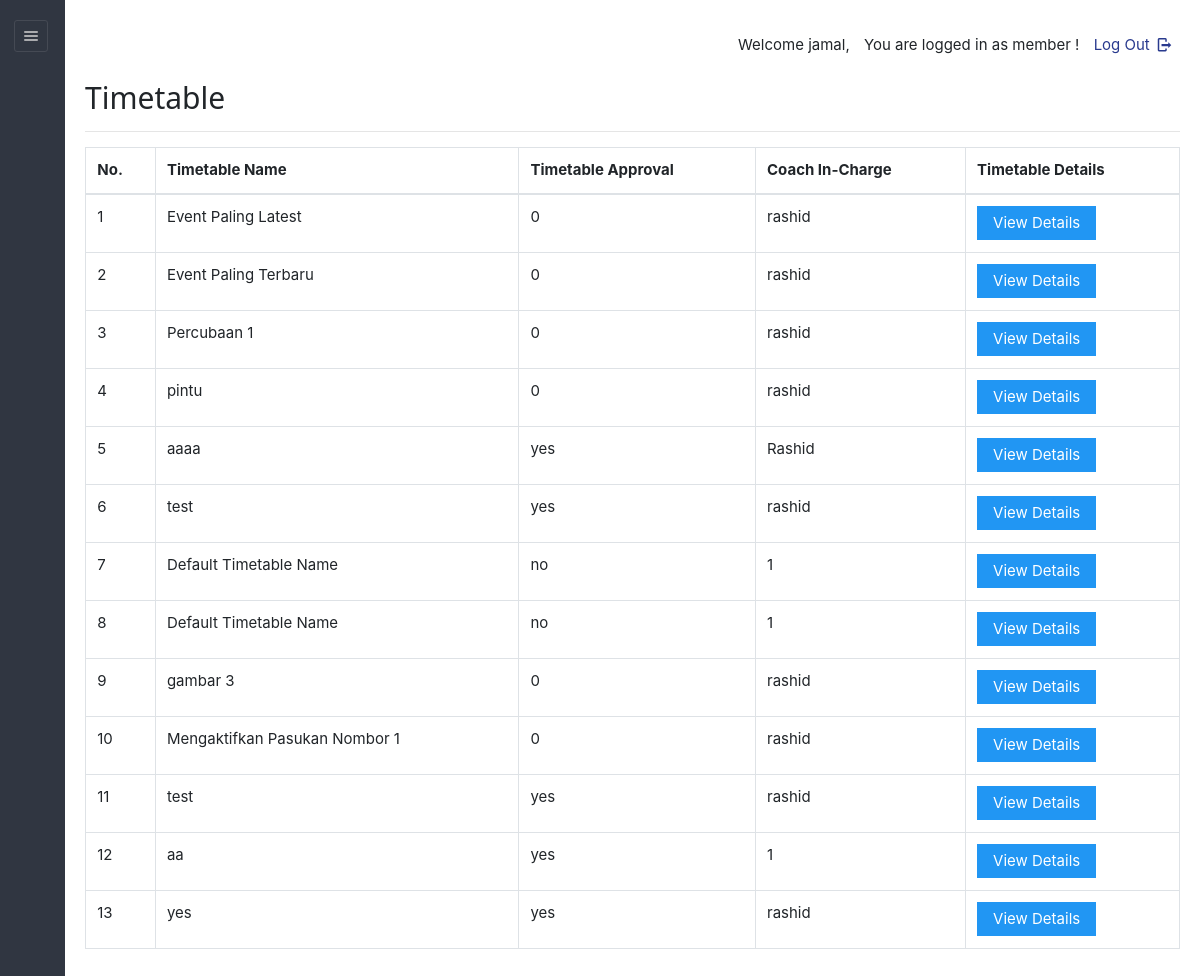
Before: /dashboard/admin/viewroutine.php (signed in) with the older database file.
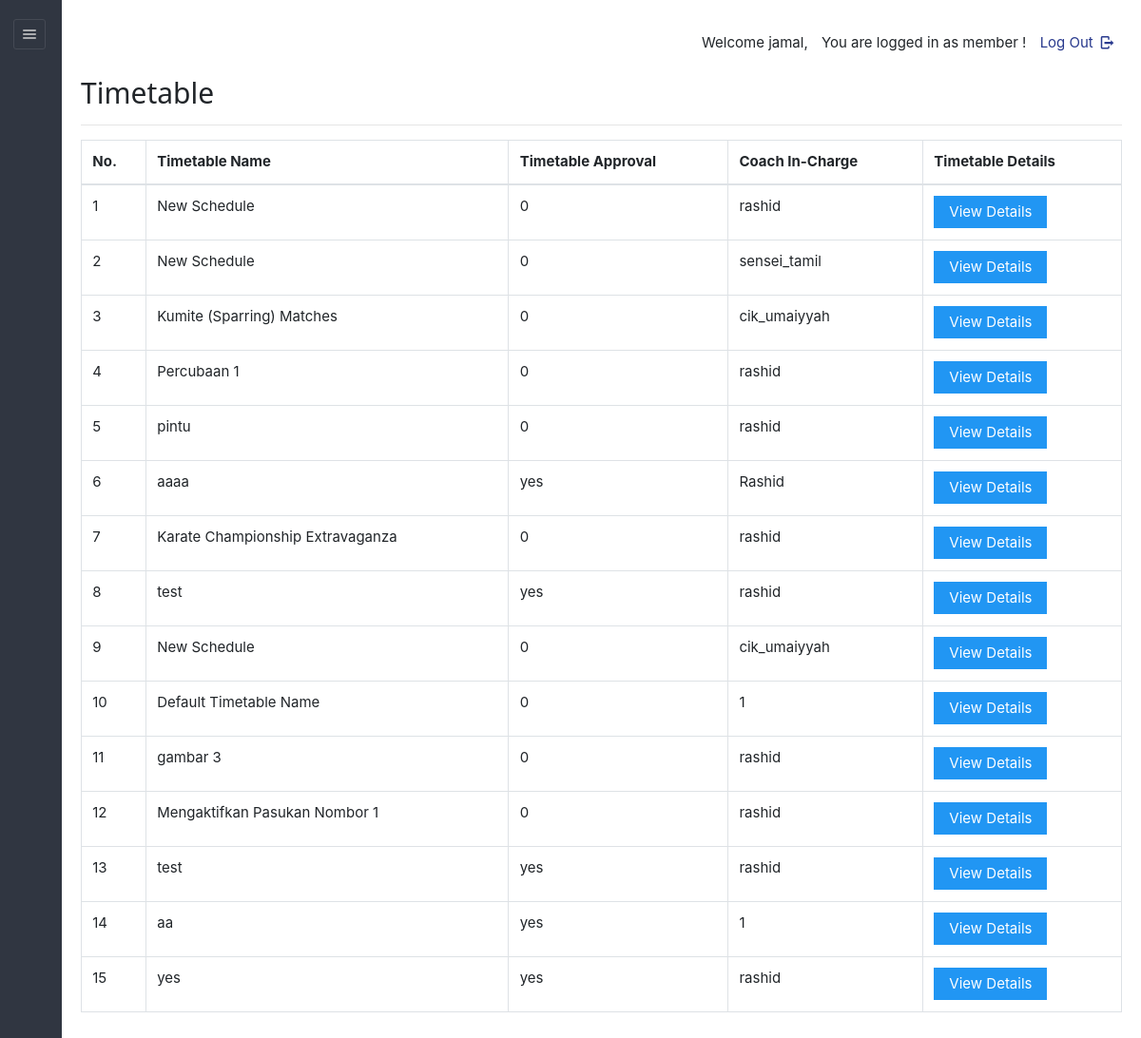
After: the same page with the newer database file.
### tables this page shows
CREATE TABLE IF NOT EXISTS `sports_timetable` (
  `tid` varchar(45) NOT NULL,
  `planid` varchar(50) DEFAULT NULL,
  `staffid` varchar(50) DEFAULT NULL,
  `tname` varchar(45) NOT NULL,
  `hasApproved` varchar(10) NOT NULL,
  PRIMARY KEY (`tid`)
);

### dashboard/admin/viewroutine.php (the view, shortened to what this page needs)
<!DOCTYPE html>
<html lang="en">
<head>
	<link rel="stylesheet" href="../../css/style.css"  id="style-resource-5">
    <link rel="stylesheet" href="../../css/dashMain.css">
    <link rel="stylesheet" type="text/css" href="../../css/entypo.css">
	<link href="a1style.css" rel="stylesheet" type="text/css">
	<link rel="stylesheet" href="../../css/bootstrap.min.css">
	<link rel="stylesheet" href="../../css/dashboard/sidebar.css">
</head>
     <body class="page-body  page-fade" onload="collapseSidebar()">
    	<div class="page-container sidebar-collapsed" id="navbarcollapse">
		<div class="sidebar-menu">
			<header class="logo-env">
					<div class="sidebar-collapse" onclick="collapseSidebar()">
				<a href="#" class="sidebar-collapse-icon with-animation">
					<i class="entypo-menu"></i>
				</a>
			</div>
			</header>
    		<?php include('nav.php'); ?>
    	</div>
    		<div class="main-content">
				<div class="row">
					<div class="col-md-6 col-sm-8 clearfix">
					</div>
					<div class="col-md-6 col-sm-4 clearfix hidden-xs">
						<ul class="list-inline links-list pull-right">
							<li>
								<a href="logout.php">
									Log Out <i class="entypo-logout right"></i>
								</a>
							</li>
						</ul>
					</div>
				</div>
			<h2>Timetable</h2>
		<hr />
		<table class="table table-bordered datatable" id="table-1" border=1>
				<tr>
					<th>No.</th>
					<th>Timetable Name</th>
					<th>Timetable Approval</th>
					<th>Coach In-Charge</th>
					<th>Timetable Details</th>
				</tr>
				<tbody>
				<?php
					$query  = "select * from sports_timetable";
					$result = mysqli_query($con, $query);
					$sno    = 1;
					if (mysqli_affected_rows($con) != 0)
					{
					    while ($row = mysqli_fetch_array($result, MYSQLI_ASSOC))
						{
					                echo "<tr><td>".$sno."</td>";
					                echo "<td>" . $row['tname'] . "</td>";
									echo "<td>" . $row['hasApproved'] . "</td>";
									echo "<td>" . $row['staffid'] . "</td>";
					                $sno++;
					              echo '<td><a href="viewdetailroutine.php?id='.$row['tid'].'"><input type="button" class="a1-btn a1-blue" value="View Details" ></a></td></tr>';
					    }
					}
					?>
				</tbody>
		</table>
    	</div>
    </body>
</html>

Changed rows visible on the page:
removed sports_timetable: tname "Event Paling Latest", hasApproved "0", staffid "rashid"
removed sports_timetable: tname "Event Paling Terbaru", hasApproved "0", staffid "rashid"
removed sports_timetable: tname "Default Timetable Name", hasApproved "no", staffid "1"
added sports_timetable: tname "New Schedule", hasApproved "0", staffid "rashid"
added sports_timetable: tname "New Schedule", hasApproved "0", staffid "sensei_tamil"
added sports_timetable: tname "Kumite (Sparring) Matches", hasApproved "0", staffid "cik_umaiyyah"
added sports_timetable: tname "Karate Championship Extravaganza", hasApproved "0", staffid "rashid"
added sports_timetable: tname "New Schedule", hasApproved "0", staffid "cik_umaiyyah"
changed sports_timetable "Default Timetable Name": hasApproved "no" → "0"
